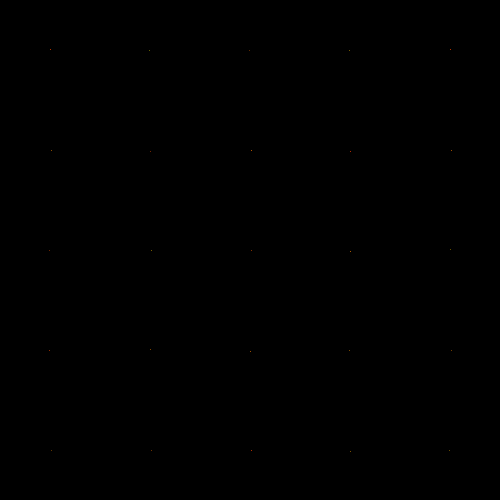
Frame 1 (no input)
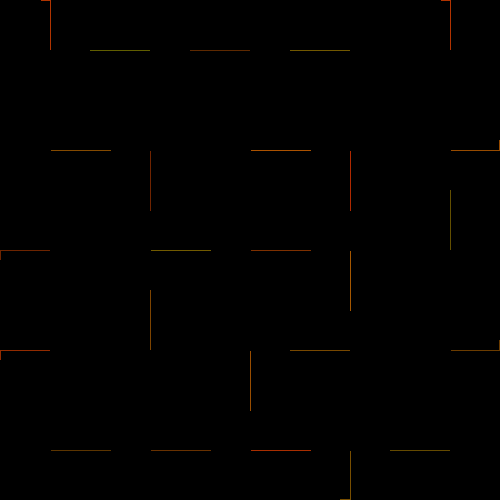
Frame 60 (the mouse pressed at the canvas centre just before this capture)
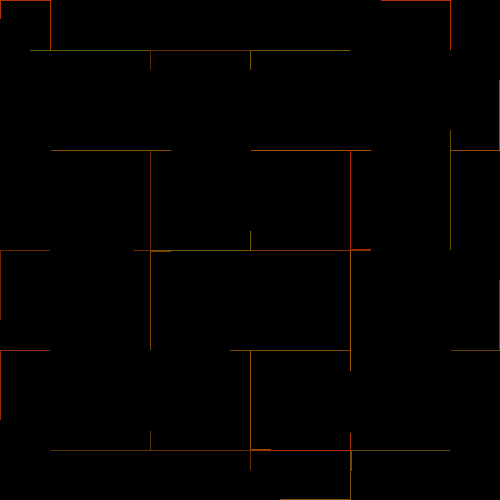
Frame 120 (the mouse held since frame 60 and released just before this capture)

The Processing sketch that drew these frames (run headless with seeded random() and noise(); from frame 60 on, the mouse is pressed at the canvas centre):

// Processing sketch: processing_1926
// ── processing_1926.pde

traceur[] traceurs = new traceur[0];

void setup(){
  size(500,500);
  background(0);
  for(int a=0;a<5;a++){
    for(int b=0;b<5;b++){
      new traceur(a*100+50,b*100+50);
    }
  }
}

void draw(){
 for(int a=0;a<traceurs.length;a++){
   traceurs[a].avance();
 }
}

class traceur{
  int x; 
  int y; int echecs;
  int[] vx = {-1,0,1,0}; 
  int[] vy = {0,-1,0,1}; ;
  color couleur;
  traceur(int _x, int _y){
    echecs=0;
    int n = int(random(4));
    for(int a=0;a<n;a++){
      vx=avanceListe(vx);
      vy=avanceListe(vy);
    }
    if(random(2)<1){
      vx=reverse(vx); vy=reverse(vy);
    }
    x=_x; 
    y=_y;
    couleur=color(random(128,255),random(50,150),0); 
    traceurs = (traceur[]) append(traceurs, this);
  } 
  void avance(){ 
    int newx = x+vx[0];
    int newy = y+vy[0];
    color c = get(newx, newy);
    if(c!=color(0)){
      vx=avanceListe(vx);
      vy=avanceListe(vy);
      echecs++;
    } else { 
      x=newx;y=newy;
      stroke(couleur);
      point(x,y);echecs=0;
    }
    if(echecs>4){
      newx = int(random(width));
      newy = int(random(height));
      if (get(newx, newy)==color(0)){
        x=newx;y=newy;
      }
    }
  }
}

int[] avanceListe(int[] l){
  l = append(l, l[0]);
  l = subset(l, 1);
  return l;
}
